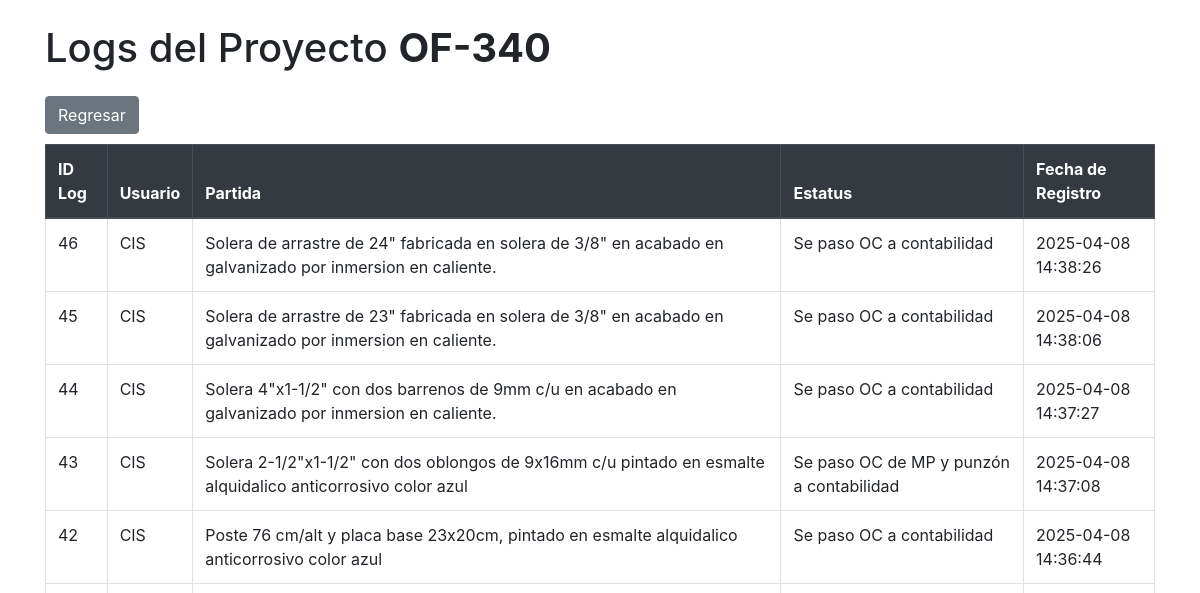
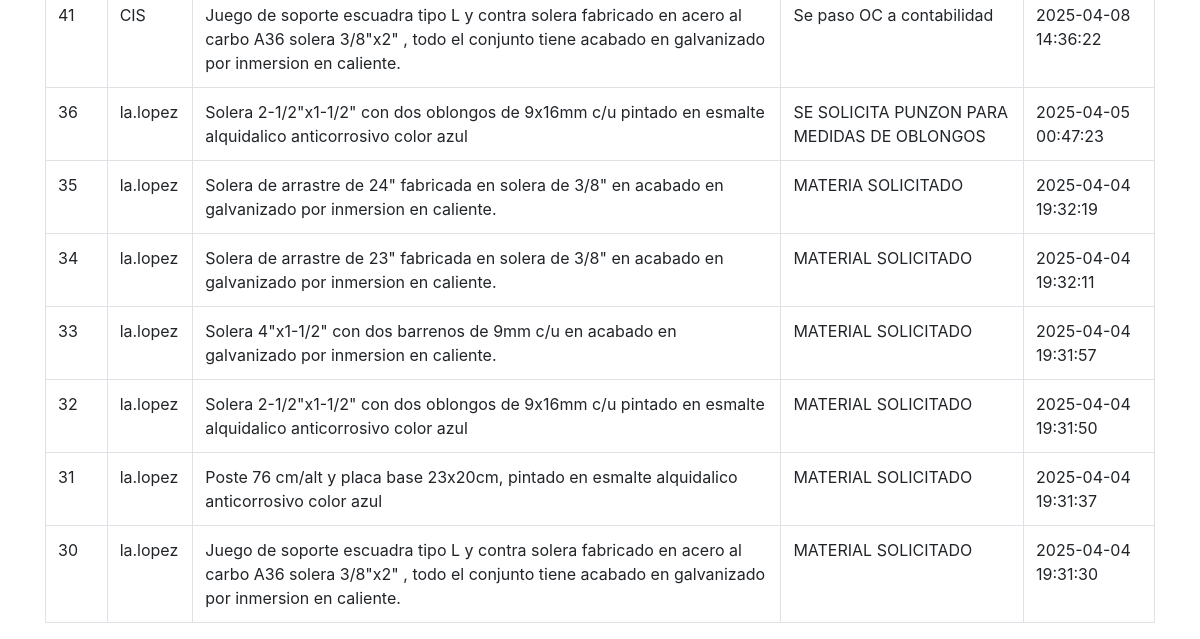
Before: /ERP/ver_logs.php?id=340 (signed in) with the older database file (2 pictures, top to bottom).
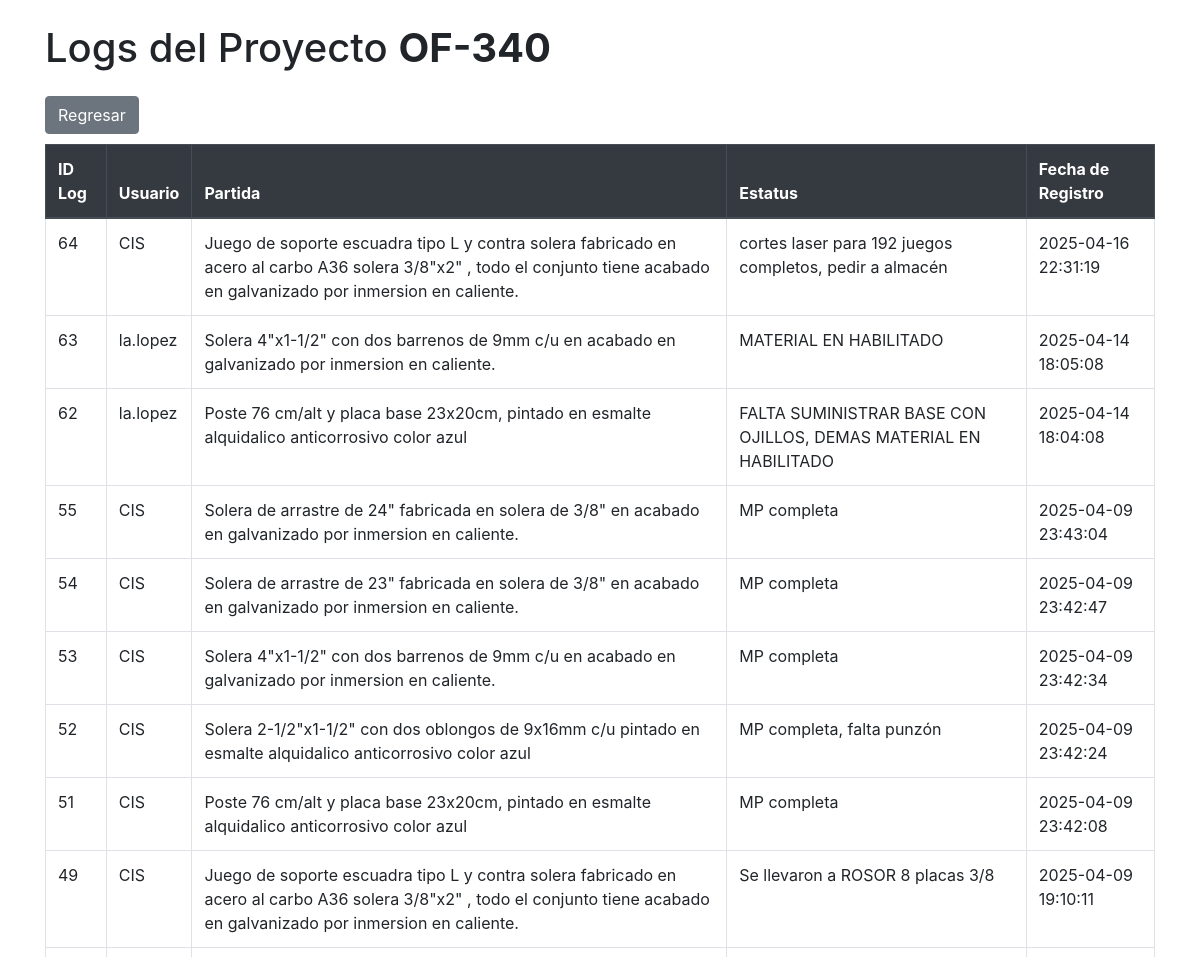
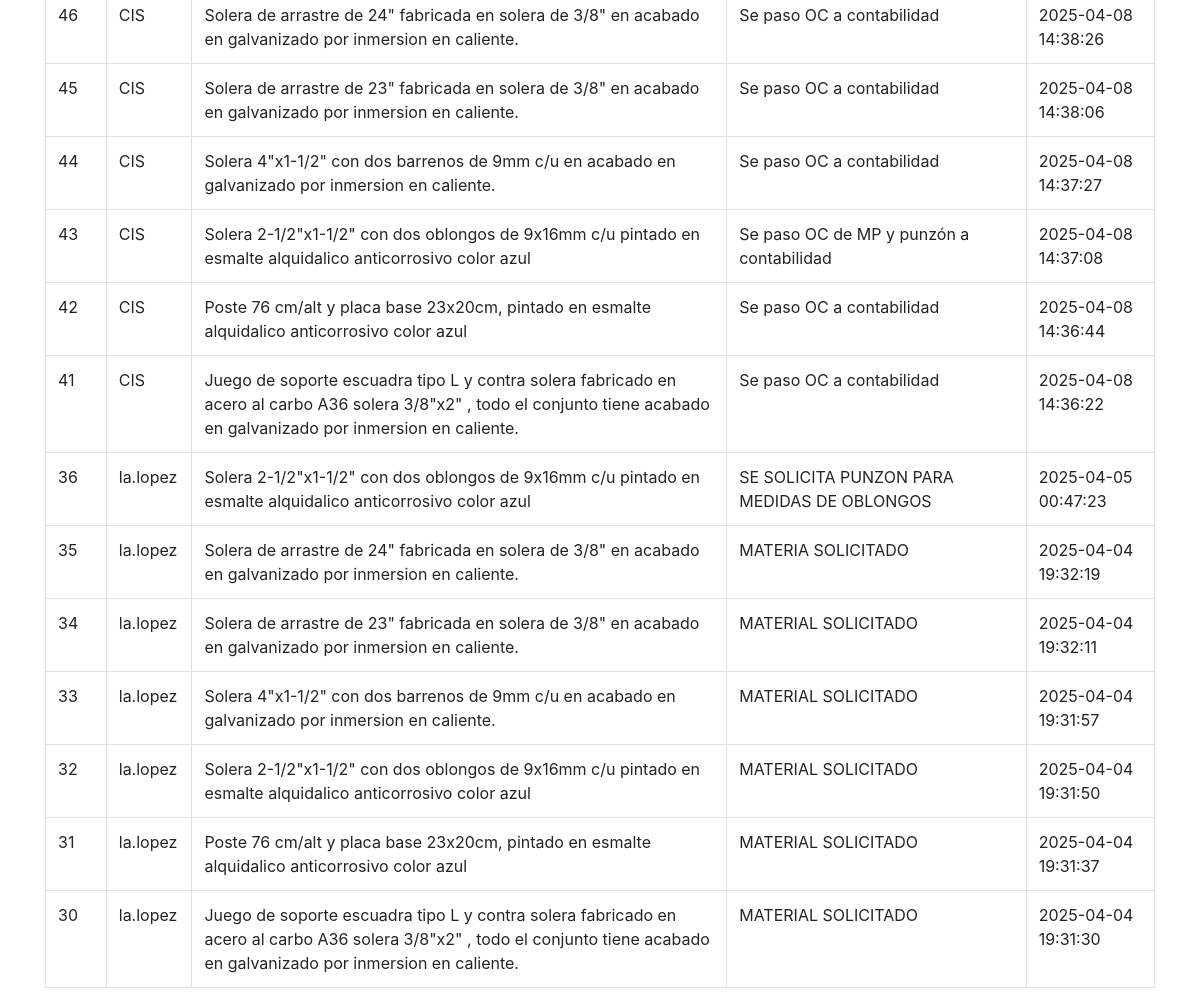
After: the same page with the newer database file (2 pictures, top to bottom).
### tables this page shows
CREATE TABLE `registro_estatus` (
  `id` int(11) NOT NULL,
  `id_proyecto` varchar(100) DEFAULT NULL,
  `estatus_log` varchar(255) DEFAULT 'sin registro',
  `fecha_log` timestamp NOT NULL DEFAULT current_timestamp(),
  `id_usuario` int(11) DEFAULT NULL,
  `id_partida` int(11) DEFAULT NULL,
  `id_fab` int(11) DEFAULT NULL
);

CREATE TABLE `users` (
  `id` int(11) NOT NULL,
  `username` varchar(50) NOT NULL,
  `password` varchar(90) NOT NULL,
  `role` varchar(50) DEFAULT NULL,
  `nombre` varchar(50) NOT NULL,
  `apellido` varchar(80) NOT NULL
);

CREATE TABLE `partidas` (
  `id` int(11) NOT NULL,
  `descripcion` varchar(255) NOT NULL,
  `cod_fab` varchar(100) NOT NULL,
  `proceso` varchar(10) DEFAULT NULL,
  `cantidad` int(11) NOT NULL,
  `unidad_medida` varchar(10) NOT NULL,
  `precio_unitario` float NOT NULL,
  `subtotal` decimal(10,2) GENERATED ALWAYS AS (`cantidad` * `precio_unitario`) VIRTUAL,
  `iva` decimal(10,2) GENERATED ALWAYS AS (`subtotal` * 0.16) VIRTUAL,
  `total` decimal(10,2) GENERATED ALWAYS AS (`subtotal` + `iva`) VIRTUAL,
  `id_pd` int(11) DEFAULT NULL
);

### ERP/ver_logs.php (the view, shortened to what this page needs)
<?php
require 'C:/xampp/htdocs/db_connect.php';
$proyecto_id = $_GET['id'];
$sql = "SELECT
            re.id,
            u.username AS nombre_usuario,
            p.descripcion AS nombre_partida,
            re.estatus_log,
            re.fecha_log
        FROM registro_estatus re
        INNER JOIN partidas p ON re.id_partida = p.id
        INNER JOIN users u ON re.id_usuario = u.id
        WHERE re.id_fab = ?  -- Filtrar por id_fab de orden_fab
        ORDER BY re.fecha_log DESC";
$stmt = $conn->prepare($sql);
$stmt->bind_param("s", $proyecto_id);
$stmt->execute();
$result = $stmt->get_result();
?>
<!DOCTYPE html>
<html lang="es">
<head>
    <link rel="stylesheet" href="https://stackpath.bootstrapcdn.com/bootstrap/4.5.2/css/bootstrap.min.css">
</head>
<body>
<div class="container mt-4">
    <h1>Logs del Proyecto <b>OF-<?php echo htmlspecialchars($proyecto_id); ?></b></h1>
    <a href="ver_proyecto.php?id=<?php echo urlencode($proyecto_id); ?>" class="btn btn-secondary mt-3" style="margin-bottom: 10px;">Regresar</a>
    <table class="table table-bordered">
        <thead class="thead-dark">
            <tr>
                <th>ID Log</th>
                <th>Usuario</th>
                <th>Partida</th>
                <th>Estatus</th>
                <th>Fecha de Registro</th>
            </tr>
        </thead>
        <tbody>
        <?php
        if ($result->num_rows > 0) {
            while ($row = $result->fetch_assoc()) {
                echo "<tr>";
                echo "<td>" . $row["id"] . "</td>";
                echo "<td>" . htmlspecialchars($row["nombre_usuario"]) . "</td>";
                echo "<td>" . htmlspecialchars($row["nombre_partida"]) . "</td>";
                echo "<td>" . htmlspecialchars($row["estatus_log"]) . "</td>";
                echo "<td>" . htmlspecialchars($row["fecha_log"]) . "</td>";
                echo "</tr>";
            }
        } else {
            echo "<tr><td colspan='5' class='text-center'>No hay logs registrados para este proyecto.</td></tr>";
        }
        ?>
        </tbody>
    </table>
</div>
</body>
</html>

Changed rows visible on the page:
added registro_estatus: id "64", id_usuario.username "CIS", id_partida.descripcion "Juego de soporte escuadra tipo L y contra solera fabricado en acero al carbo A36 solera 3/8\"x2\" , todo el conjunto tiene acabado en galvanizado por inmersion en caliente.", estatus_log "cortes laser para 192 juegos completos, pedir a almacén", fecha_log "2025-04-16 22:31:19"
added registro_estatus: id "63", id_usuario.username "la.lopez", id_partida.descripcion "Solera 4\"x1-1/2\" con dos barrenos de 9mm c/u en acabado en galvanizado por inmersion en caliente.", estatus_log "MATERIAL EN HABILITADO", fecha_log "2025-04-14 18:05:08"
added registro_estatus: id "62", id_usuario.username "la.lopez", id_partida.descripcion "Poste 76 cm/alt y placa base 23x20cm, pintado en esmalte alquidalico anticorrosivo color azul", estatus_log "FALTA SUMINISTRAR BASE CON OJILLOS, DEMAS MATERIAL EN HABILITADO", fecha_log "2025-04-14 18:04:08"
added registro_estatus: id "55", id_usuario.username "CIS", id_partida.descripcion "Solera de arrastre de 24\" fabricada en solera de 3/8\" en acabado en galvanizado por inmersion en caliente.", estatus_log "MP completa", fecha_log "2025-04-09 23:43:04"
added registro_estatus: id "54", id_usuario.username "CIS", id_partida.descripcion "Solera de arrastre de 23\" fabricada en solera de 3/8\" en acabado en galvanizado por inmersion en caliente.", estatus_log "MP completa", fecha_log "2025-04-09 23:42:47"
added registro_estatus: id "53", id_usuario.username "CIS", id_partida.descripcion "Solera 4\"x1-1/2\" con dos barrenos de 9mm c/u en acabado en galvanizado por inmersion en caliente.", estatus_log "MP completa", fecha_log "2025-04-09 23:42:34"
added registro_estatus: id "52", id_usuario.username "CIS", id_partida.descripcion "Solera 2-1/2\"x1-1/2\" con dos oblongos de 9x16mm c/u pintado en esmalte alquidalico anticorrosivo color azul", estatus_log "MP completa, falta punzón", fecha_log "2025-04-09 23:42:24"
added registro_estatus: id "51", id_usuario.username "CIS", id_partida.descripcion "Poste 76 cm/alt y placa base 23x20cm, pintado en esmalte alquidalico anticorrosivo color azul", estatus_log "MP completa", fecha_log "2025-04-09 23:42:08"
added registro_estatus: id "49", id_usuario.username "CIS", id_partida.descripcion "Juego de soporte escuadra tipo L y contra solera fabricado en acero al carbo A36 solera 3/8\"x2\" , todo el conjunto tiene acabado en galvanizado por inmersion en caliente.", estatus_log "Se llevaron a ROSOR 8 placas 3/8", fecha_log "2025-04-09 19:10:11"
